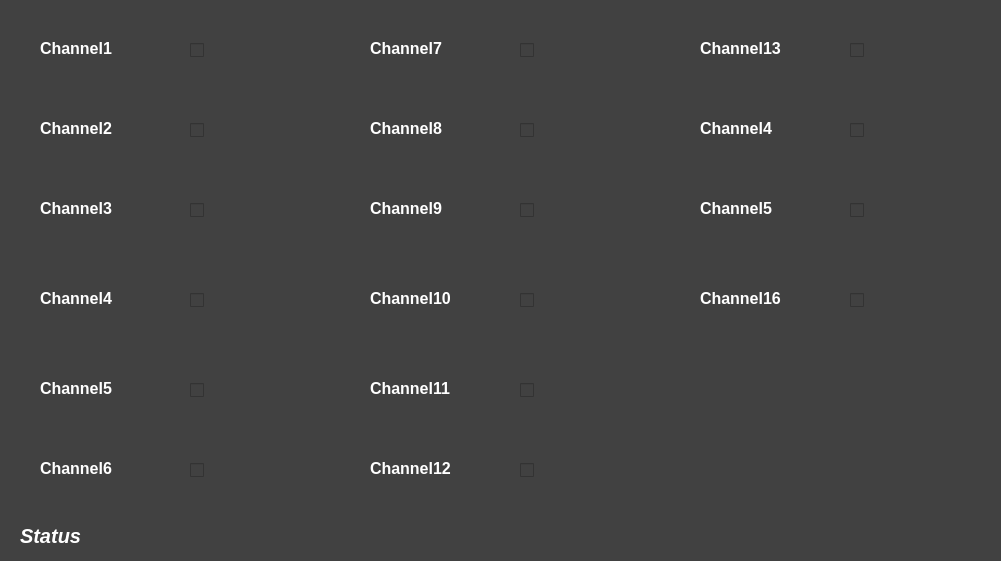
    <widget class="QFrame" name="frame">
     <property name="geometry">
      <rect>
       <x>180</x>
       <y>0</y>
       <width>1001</width>
       <height>561</height>
      </rect>
     </property>
     <property name="styleSheet">
      <string notr="true">background-color: rgb(65,65,65);</string>
     </property>
     <property name="frameShape">
      <enum>QFrame::NoFrame</enum>
     </property>
     <property name="frameShadow">
      <enum>QFrame::Plain</enum>
     </property>
     <widget class="QFrame" name="frame_3">
      <property name="geometry">
       <rect>
        <x>10</x>
        <y>20</y>
        <width>300</width>
        <height>481</height>
       </rect>
      </property>
      <property name="frameShape">
       <enum>QFrame::NoFrame</enum>
      </property>
      <property name="frameShadow">
       <enum>QFrame::Plain</enum>
      </property>
      <widget class="QFrame" name="frame_5">
       <property name="geometry">
        <rect>
         <x>20</x>
         <y>10</y>
         <width>281</width>
         <height>41</height>
        </rect>
       </property>
       <property name="frameShape">
        <enum>QFrame::NoFrame</enum>
       </property>
       <property name="frameShadow">
        <enum>QFrame::Plain</enum>
       </property>
       <widget class="QLabel" name="Device1Label">
        <property name="geometry">
         <rect>
          <x>10</x>
          <y>10</y>
          <width>111</width>
          <height>16</height>
         </rect>
        </property>
        <property name="font">
         <font>
          <pointsize>12</pointsize>
          <weight>75</weight>
          <bold>true</bold>
         </font>
        </property>
        <property name="styleSheet">
         <string notr="true">color: rgb(255, 255, 255);</string>
        </property>
        <property name="text">
         <string>Channel1</string>
        </property>
       </widget>
       <widget class="QCheckBox" name="Device1Check">
        <property name="geometry">
         <rect>
          <x>160</x>
          <y>10</y>
          <width>81</width>
          <height>20</height>
         </rect>
        </property>
        <property name="text">
         <string/>
        </property>
       </widget>
      </widget>
      <widget class="QFrame" name="frame_6">
       <property name="geometry">
        <rect>
         <x>20</x>
         <y>90</y>
         <width>281</width>
         <height>41</height>
        </rect>
       </property>
       <property name="frameShape">
        <enum>QFrame::NoFrame</enum>
       </property>
       <property name="frameShadow">
        <enum>QFrame::Plain</enum>
       </property>
       <widget class="QLabel" name="Device2Label">
        <property name="geometry">
         <rect>
          <x>10</x>
          <y>10</y>
          <width>111</width>
          <height>16</height>
         </rect>
        </property>
        <property name="font">
         <font>
          <pointsize>12</pointsize>
          <weight>75</weight>
          <bold>true</bold>
         </font>
        </property>
        <property name="styleSheet">
         <string notr="true">color: rgb(255, 255, 255);</string>
        </property>
        <property name="text">
         <string>Channel2</string>
        </property>
       </widget>
       <widget class="QCheckBox" name="Device2Check">
        <property name="geometry">
         <rect>
          <x>160</x>
          <y>10</y>
          <width>81</width>
          <height>20</height>
         </rect>
        </property>
        <property name="text">
         <string/>
        </property>
       </widget>
      </widget>
      <widget class="QFrame" name="frame_8">
       <property name="geometry">
        <rect>
         <x>20</x>
         <y>170</y>
         <width>281</width>
         <height>41</height>
        </rect>
       </property>
       <property name="frameShape">
        <enum>QFrame::NoFrame</enum>
       </property>
       <property name="frameShadow">
        <enum>QFrame::Plain</enum>
       </property>
       <widget class="QLabel" name="Device3Label">
        <property name="geometry">
         <rect>
          <x>10</x>
          <y>10</y>
          <width>111</width>
          <height>16</height>
         </rect>
        </property>
        <property name="font">
         <font>
          <pointsize>12</pointsize>
          <weight>75</weight>
          <bold>true</bold>
         </font>
        </property>
        <property name="styleSheet">
         <string notr="true">color: rgb(255, 255, 255);</string>
        </property>
        <property name="text">
         <string>Channel3</string>
        </property>
       </widget>
       <widget class="QCheckBox" name="Device3Check">
        <property name="geometry">
         <rect>
          <x>160</x>
          <y>10</y>
          <width>81</width>
          <height>20</height>
         </rect>
        </property>
        <property name="text">
         <string/>
        </property>
       </widget>
      </widget>
      <widget class="QFrame" name="frame_9">
       <property name="geometry">
        <rect>
         <x>20</x>
         <y>260</y>
         <width>281</width>
         <height>41</height>
        </rect>
       </property>
       <property name="frameShape">
        <enum>QFrame::NoFrame</enum>
       </property>
       <property name="frameShadow">
        <enum>QFrame::Plain</enum>
       </property>
       <widget class="QLabel" name="Device4Label">
        <property name="geometry">
         <rect>
          <x>10</x>
          <y>10</y>
          <width>111</width>
          <height>16</height>
         </rect>
        </property>
        <property name="font">
         <font>
          <pointsize>12</pointsize>
          <weight>75</weight>
          <bold>true</bold>
         </font>
        </property>
        <property name="styleSheet">
         <string notr="true">color: rgb(255, 255, 255);</string>
        </property>
        <property name="text">
         <string>Channel4</string>
        </property>
       </widget>
       <widget class="QCheckBox" name="Device4Check">
        <property name="geometry">
         <rect>
          <x>160</x>
          <y>10</y>
          <width>81</width>
          <height>20</height>
         </rect>
        </property>
        <property name="text">
         <string/>
        </property>
       </widget>
      </widget>
      <widget class="QFrame" name="frame_10">
       <property name="geometry">
        <rect>
         <x>20</x>
         <y>350</y>
         <width>281</width>
         <height>41</height>
        </rect>
       </property>
       <property name="frameShape">
        <enum>QFrame::NoFrame</enum>
       </property>
       <property name="frameShadow">
        <enum>QFrame::Plain</enum>
       </property>
       <widget class="QLabel" name="Device5Label">
        <property name="geometry">
         <rect>
          <x>10</x>
          <y>10</y>
          <width>111</width>
          <height>16</height>
         </rect>
        </property>
        <property name="font">
         <font>
          <pointsize>12</pointsize>
          <weight>75</weight>
          <bold>true</bold>
         </font>
        </property>
        <property name="styleSheet">
         <string notr="true">color: rgb(255, 255, 255);</string>
        </property>
        <property name="text">
         <string>Channel5</string>
        </property>
       </widget>
       <widget class="QCheckBox" name="Device5Check">
        <property name="geometry">
         <rect>
          <x>160</x>
          <y>10</y>
          <width>81</width>
          <height>20</height>
         </rect>
        </property>
        <property name="text">
         <string/>
        </property>
       </widget>
      </widget>
      <widget class="QFrame" name="frame_11">
       <property name="geometry">
        <rect>
         <x>20</x>
         <y>430</y>
         <width>281</width>
         <height>41</height>
        </rect>
       </property>
       <property name="frameShape">
        <enum>QFrame::NoFrame</enum>
       </property>
       <property name="frameShadow">
        <enum>QFrame::Plain</enum>
       </property>
       <widget class="QLabel" name="Device7Label">
        <property name="geometry">
         <rect>
          <x>10</x>
          <y>10</y>
          <width>111</width>
          <height>16</height>
         </rect>
        </property>
        <property name="font">
         <font>
          <pointsize>12</pointsize>
          <weight>75</weight>
          <bold>true</bold>
         </font>
        </property>
        <property name="styleSheet">
         <string notr="true">color: rgb(255, 255, 255);</string>
        </property>
        <property name="text">
         <string>Channel6</string>
        </property>
       </widget>
       <widget class="QCheckBox" name="Device6Check">
        <property name="geometry">
         <rect>
          <x>160</x>
          <y>10</y>
          <width>81</width>
          <height>20</height>
         </rect>
        </property>
        <property name="text">
         <string/>
        </property>
       </widget>
      </widget>
     </widget>
     <widget class="QFrame" name="frame_4">
      <property name="geometry">
       <rect>
        <x>340</x>
        <y>20</y>
        <width>300</width>
        <height>481</height>
       </rect>
      </property>
      <property name="frameShape">
       <enum>QFrame::NoFrame</enum>
      </property>
      <property name="frameShadow">
       <enum>QFrame::Plain</enum>
      </property>
      <widget class="QFrame" name="frame_7">
       <property name="geometry">
        <rect>
         <x>20</x>
         <y>10</y>
         <width>281</width>
         <height>41</height>
        </rect>
       </property>
       <property name="frameShape">
        <enum>QFrame::NoFrame</enum>
       </property>
       <property name="frameShadow">
        <enum>QFrame::Plain</enum>
       </property>
       <widget class="QLabel" name="Device7Label_2">
        <property name="geometry">
         <rect>
          <x>10</x>
          <y>10</y>
          <width>111</width>
          <height>16</height>
         </rect>
        </property>
        <property name="font">
         <font>
          <pointsize>12</pointsize>
          <weight>75</weight>
          <bold>true</bold>
         </font>
        </property>
        <property name="styleSheet">
         <string notr="true">color: rgb(255, 255, 255);</string>
        </property>
        <property name="text">
         <string>Channel7</string>
        </property>
       </widget>
       <widget class="QCheckBox" name="Device7Check">
        <property name="geometry">
         <rect>
          <x>160</x>
          <y>10</y>
          <width>81</width>
          <height>20</height>
         </rect>
        </property>
        <property name="text">
         <string/>
        </property>
       </widget>
      </widget>
      <widget class="QFrame" name="frame_12">
       <property name="geometry">
        <rect>
         <x>20</x>
         <y>90</y>
         <width>281</width>
         <height>41</height>
        </rect>
       </property>
       <property name="frameShape">
        <enum>QFrame::NoFrame</enum>
       </property>
       <property name="frameShadow">
        <enum>QFrame::Plain</enum>
       </property>
       <widget class="QLabel" name="Device8Label">
        <property name="geometry">
         <rect>
          <x>10</x>
          <y>10</y>
          <width>111</width>
          <height>16</height>
         </rect>
        </property>
        <property name="font">
         <font>
          <pointsize>12</pointsize>
          <weight>75</weight>
          <bold>true</bold>
         </font>
        </property>
        <property name="styleSheet">
         <string notr="true">color: rgb(255, 255, 255);</string>
        </property>
        <property name="text">
         <string>Channel8</string>
        </property>
       </widget>
       <widget class="QCheckBox" name="Device8Check">
        <property name="geometry">
         <rect>
          <x>160</x>
          <y>10</y>
          <width>81</width>
          <height>20</height>
         </rect>
        </property>
        <property name="text">
         <string/>
        </property>
       </widget>
      </widget>
      <widget class="QFrame" name="frame_13">
       <property name="geometry">
        <rect>
         <x>20</x>
         <y>170</y>
         <width>281</width>
         <height>41</height>
        </rect>
       </property>
       <property name="frameShape">
        <enum>QFrame::NoFrame</enum>
       </property>
       <property name="frameShadow">
        <enum>QFrame::Plain</enum>
       </property>
       <widget class="QLabel" name="Device9Label">
        <property name="geometry">
         <rect>
          <x>10</x>
          <y>10</y>
          <width>111</width>
          <height>16</height>
         </rect>
        </property>
        <property name="font">
         <font>
          <pointsize>12</pointsize>
          <weight>75</weight>
          <bold>true</bold>
         </font>
        </property>
        <property name="styleSheet">
         <string notr="true">color: rgb(255, 255, 255);</string>
        </property>
        <property name="text">
         <string>Channel9</string>
        </property>
       </widget>
       <widget class="QCheckBox" name="Device9Check">
        <property name="geometry">
         <rect>
          <x>160</x>
          <y>10</y>
          <width>81</width>
          <height>20</height>
         </rect>
        </property>
        <property name="text">
         <string/>
        </property>
       </widget>
      </widget>
      <widget class="QFrame" name="frame_14">
       <property name="geometry">
        <rect>
         <x>20</x>
         <y>260</y>
         <width>281</width>
         <height>41</height>
        </rect>
       </property>
       <property name="frameShape">
        <enum>QFrame::NoFrame</enum>
       </property>
       <property name="frameShadow">
        <enum>QFrame::Plain</enum>
       </property>
       <widget class="QLabel" name="Device10Label">
        <property name="geometry">
         <rect>
          <x>10</x>
          <y>10</y>
          <width>111</width>
          <height>16</height>
         </rect>
        </property>
        <property name="font">
         <font>
          <pointsize>12</pointsize>
          <weight>75</weight>
          <bold>true</bold>
         </font>
        </property>
        <property name="styleSheet">
         <string notr="true">color: rgb(255, 255, 255);</string>
        </property>
        <property name="text">
         <string>Channel10</string>
        </property>
       </widget>
       <widget class="QCheckBox" name="Device10Check">
        <property name="geometry">
         <rect>
          <x>160</x>
          <y>10</y>
          <width>81</width>
          <height>20</height>
         </rect>
        </property>
        <property name="text">
         <string/>
        </property>
       </widget>
      </widget>
      <widget class="QFrame" name="frame_15">
       <property name="geometry">
        <rect>
         <x>20</x>
         <y>350</y>
         <width>281</width>
         <height>41</height>
        </rect>
       </property>
       <property name="frameShape">
        <enum>QFrame::NoFrame</enum>
       </property>
       <property name="frameShadow">
        <enum>QFrame::Plain</enum>
       </property>
       <widget class="QLabel" name="Device11Label">
        <property name="geometry">
         <rect>
          <x>10</x>
          <y>10</y>
          <width>111</width>
          <height>16</height>
         </rect>
        </property>
        <property name="font">
         <font>
          <pointsize>12</pointsize>
          <weight>75</weight>
          <bold>true</bold>
         </font>
        </property>
        <property name="styleSheet">
         <string notr="true">color: rgb(255, 255, 255);</string>
        </property>
        <property name="text">
         <string>Channel11</string>
        </property>
       </widget>
       <widget class="QCheckBox" name="Device11Check">
        <property name="geometry">
         <rect>
          <x>160</x>
          <y>10</y>
          <width>81</width>
          <height>20</height>
         </rect>
        </property>
        <property name="text">
         <string/>
        </property>
       </widget>
      </widget>
      <widget class="QFrame" name="frame_16">
       <property name="geometry">
        <rect>
         <x>20</x>
         <y>430</y>
         <width>281</width>
         <height>41</height>
        </rect>
       </property>
       <property name="frameShape">
        <enum>QFrame::NoFrame</enum>
       </property>
       <property name="frameShadow">
        <enum>QFrame::Plain</enum>
       </property>
       <widget class="QLabel" name="Device12Label">
        <property name="geometry">
         <rect>
          <x>10</x>
          <y>10</y>
          <width>111</width>
          <height>16</height>
         </rect>
        </property>
        <property name="font">
         <font>
          <pointsize>12</pointsize>
          <weight>75</weight>
          <bold>true</bold>
         </font>
        </property>
        <property name="styleSheet">
         <string notr="true">color: rgb(255, 255, 255);</string>
        </property>
        <property name="text">
         <string>Channel12</string>
        </property>
       </widget>
       <widget class="QCheckBox" name="Device12Check">
        <property name="geometry">
         <rect>
          <x>160</x>
          <y>10</y>
          <width>81</width>
          <height>20</height>
         </rect>
        </property>
        <property name="text">
         <string/>
        </property>
       </widget>
      </widget>
     </widget>
     <widget class="QFrame" name="frame_17">
      <property name="geometry">
       <rect>
        <x>670</x>
        <y>20</y>
        <width>300</width>
        <height>481</height>
       </rect>
      </property>
      <property name="frameShape">
       <enum>QFrame::NoFrame</enum>
      </property>
      <property name="frameShadow">
       <enum>QFrame::Plain</enum>
      </property>
      <widget class="QFrame" name="frame_18">
       <property name="geometry">
        <rect>
         <x>20</x>
         <y>10</y>
         <width>281</width>
         <height>41</height>
        </rect>
       </property>
       <property name="frameShape">
        <enum>QFrame::NoFrame</enum>
       </property>
       <property name="frameShadow">
        <enum>QFrame::Plain</enum>
       </property>
       <widget class="QLabel" name="Device13Label">
        <property name="geometry">
         <rect>
          <x>10</x>
          <y>10</y>
          <width>111</width>
          <height>16</height>
         </rect>
        </property>
        <property name="font">
         <font>
          <pointsize>12</pointsize>
          <weight>75</weight>
          <bold>true</bold>
         </font>
        </property>
        <property name="styleSheet">
         <string notr="true">color: rgb(255, 255, 255);</string>
        </property>
        <property name="text">
         <string>Channel13</string>
        </property>
       </widget>
       <widget class="QCheckBox" name="Device13Check">
        <property name="geometry">
         <rect>
          <x>160</x>
          <y>10</y>
          <width>81</width>
          <height>20</height>
         </rect>
        </property>
        <property name="text">
         <string/>
        </property>
       </widget>
      </widget>
      <widget class="QFrame" name="frame_19">
       <property name="geometry">
        <rect>
         <x>20</x>
         <y>90</y>
         <width>281</width>
         <height>41</height>
        </rect>
       </property>
       <property name="frameShape">
        <enum>QFrame::NoFrame</enum>
       </property>
       <property name="frameShadow">
        <enum>QFrame::Plain</enum>
       </property>
       <widget class="QLabel" name="Device14Label">
        <property name="geometry">
         <rect>
          <x>10</x>
          <y>10</y>
          <width>111</width>
          <height>16</height>
         </rect>
        </property>
        <property name="font">
         <font>
          <pointsize>12</pointsize>
          <weight>75</weight>
          <bold>true</bold>
         </font>
        </property>
        <property name="styleSheet">
         <string notr="true">color: rgb(255, 255, 255);</string>
        </property>
        <property name="text">
         <string>Channel4</string>
        </property>
       </widget>
       <widget class="QCheckBox" name="Device14Check">
        <property name="geometry">
         <rect>
          <x>160</x>
          <y>10</y>
          <width>81</width>
          <height>20</height>
         </rect>
        </property>
        <property name="text">
         <string/>
        </property>
       </widget>
      </widget>
      <widget class="QFrame" name="frame_20">
       <property name="geometry">
        <rect>
         <x>20</x>
         <y>170</y>
         <width>281</width>
         <height>41</height>
        </rect>
       </property>
       <property name="frameShape">
        <enum>QFrame::NoFrame</enum>
       </property>
       <property name="frameShadow">
        <enum>QFrame::Plain</enum>
       </property>
       <widget class="QLabel" name="Device15Label">
        <property name="geometry">
         <rect>
          <x>10</x>
          <y>10</y>
          <width>111</width>
          <height>16</height>
         </rect>
        </property>
        <property name="font">
         <font>
          <pointsize>12</pointsize>
          <weight>75</weight>
          <bold>true</bold>
         </font>
        </property>
        <property name="styleSheet">
         <string notr="true">color: rgb(255, 255, 255);</string>
        </property>
        <property name="text">
         <string>Channel5</string>
        </property>
       </widget>
       <widget class="QCheckBox" name="Device15Check">
        <property name="geometry">
         <rect>
          <x>160</x>
          <y>10</y>
          <width>81</width>
          <height>20</height>
         </rect>
        </property>
        <property name="text">
         <string/>
        </property>
       </widget>
      </widget>
      <widget class="QFrame" name="frame_21">
       <property name="geometry">
        <rect>
         <x>20</x>
         <y>260</y>
         <width>281</width>
         <height>41</height>
        </rect>
       </property>
       <property name="frameShape">
        <enum>QFrame::NoFrame</enum>
       </property>
       <property name="frameShadow">
        <enum>QFrame::Plain</enum>
       </property>
       <widget class="QLabel" name="Device17Label">
        <property name="geometry">
         <rect>
          <x>10</x>
          <y>10</y>
          <width>111</width>
          <height>16</height>
         </rect>
        </property>
        <property name="font">
         <font>
          <pointsize>12</pointsize>
          <weight>75</weight>
          <bold>true</bold>
         </font>
        </property>
        <property name="styleSheet">
         <string notr="true">color: rgb(255, 255, 255);</string>
        </property>
        <property name="text">
         <string>Channel16</string>
        </property>
       </widget>
       <widget class="QCheckBox" name="Device16Check">
        <property name="geometry">
         <rect>
          <x>160</x>
          <y>10</y>
          <width>81</width>
          <height>20</height>
         </rect>
        </property>
        <property name="text">
         <string/>
        </property>
       </widget>
      </widget>
     </widget>
     <widget class="QLabel" name="label">
      <property name="geometry">
       <rect>
        <x>20</x>
        <y>510</y>
        <width>121</width>
        <height>51</height>
       </rect>
      </property>
      <property name="font">
       <font>
        <family>MS Sans Serif</family>
        <pointsize>15</pointsize>
        <weight>75</weight>
        <italic>true</italic>
        <bold>true</bold>
       </font>
      </property>
      <property name="styleSheet">
       <string notr="true">color: rgb(255, 255, 255);</string>
      </property>
      <property name="text">
       <string>Status</string>
      </property>
     </widget>
    </widget>
